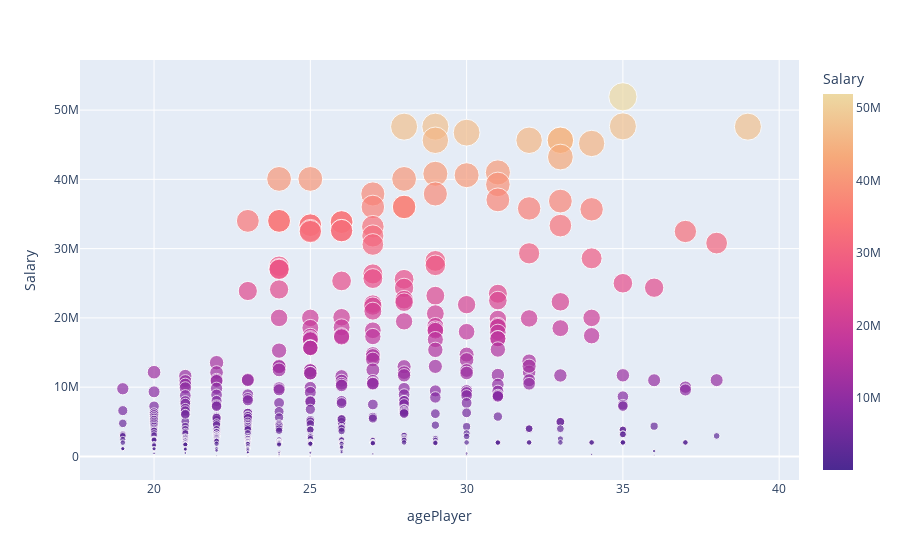

The cell this chart's notebook holds for it:
### Code cell
fig = px.scatter(SS, x="agePlayer", y="Salary", color = "Salary",
                 size='Salary', hover_data=['namePlayer','slugTeamBREF'], color_continuous_scale=px.colors.sequential.Agsunset, height=700)
fig.show()

### Figure 1 — Plotly figure (JSON) as saved in the notebook; plotly's stock layout.template omitted (floating-point values rounded to 4 significant figures; data arrays with more than 128 entries replaced by an {"elided": "..."} marker saying what was removed)
{"data": [{"customdata": {"elided": "478x2 str values"}, "hovertemplate": "agePlayer=%{x}<br>Salary=%{marker.color}<br>namePlayer=%{customdata[0]}<br>slugTeamBREF=%{customdata[1]}<extra></extra>", "legendgroup": "", "marker": {"color": {"elided": "478 int values"}, "coloraxis": "coloraxis", "size": {"elided": "478 int values"}, "sizemode": "area", "sizeref": 129800.0, "symbol": "circle"}, "mode": "markers", "name": "", "orientation": "v", "showlegend": false, "type": "scatter", "x": {"elided": "478 int values"}, "xaxis": "x", "y": {"elided": "478 int values"}, "yaxis": "y"}], "layout": {"autosize": true, "coloraxis": {"colorbar": {"title": {"text": "Salary"}}, "colorscale": [[0, "rgb(75, 41, 145)"], [0.1667, "rgb(135, 44, 162)"], [0.3333, "rgb(192, 54, 157)"], [0.5, "rgb(234, 79, 136)"], [0.6667, "rgb(250, 120, 118)"], [0.8333, "rgb(246, 169, 122)"], [1, "rgb(237, 217, 163)"]]}, "legend": {"itemsizing": "constant", "tracegroupgap": 0}, "margin": {"t": 60}, "xaxis": {"anchor": "y", "autorange": true, "domain": [0, 1], "range": [17.71, 40.47], "title": {"text": "agePlayer"}, "type": "linear"}, "yaxis": {"anchor": "x", "autorange": true, "domain": [0, 1], "range": [-3249000.0, 56600000.0], "title": {"text": "Salary"}, "type": "linear"}}}
